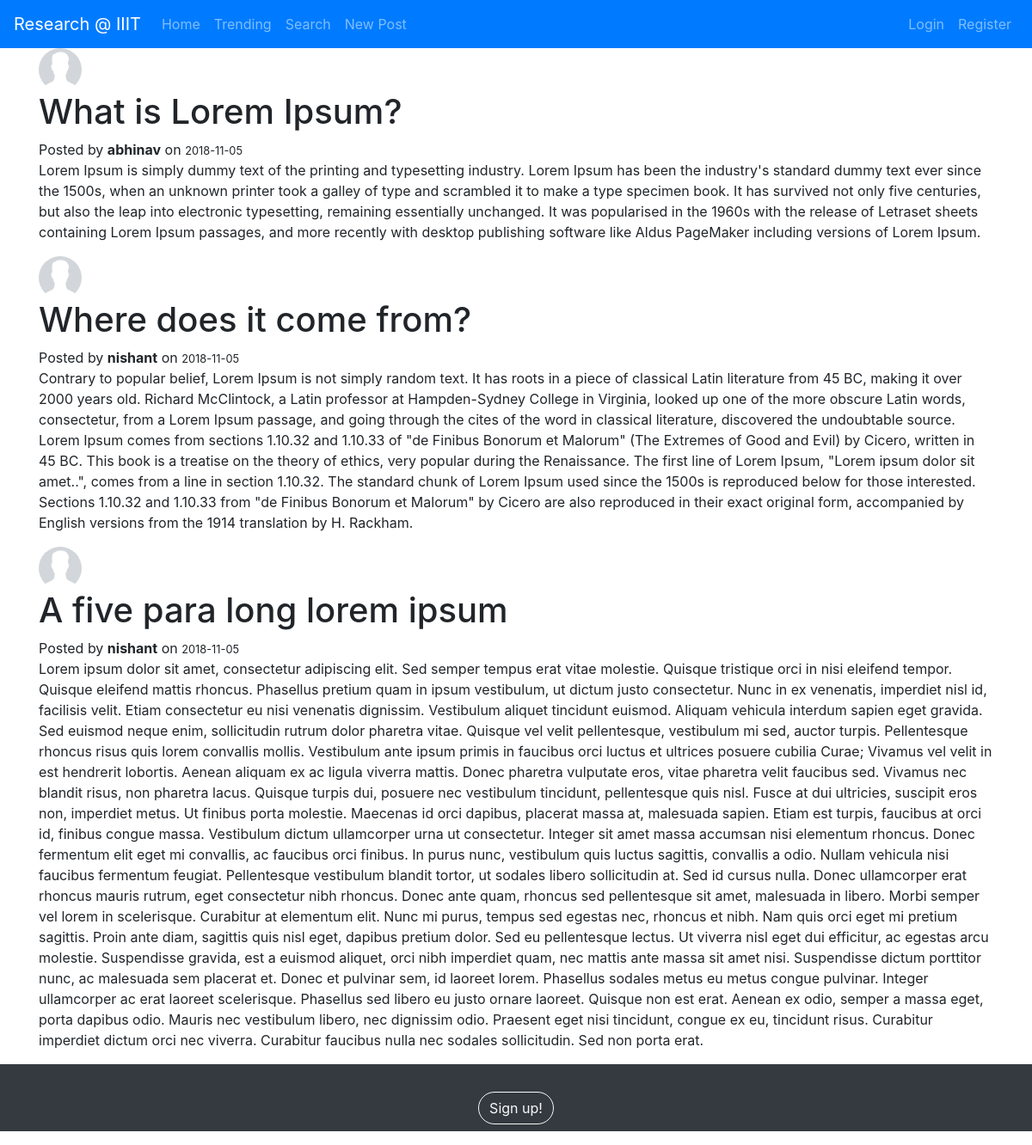
The page /posts on the database its author committed.
### iiit_research/models.py (models this page shows, shortened)
class Post(db.Model):
    id = db.Column(db.Integer, primary_key=True)
    title = db.Column(db.String(100), nullable=False)
    content = db.Column(db.Text, nullable=False)
    author_id = db.Column(db.Integer, db.ForeignKey('user.id'), nullable=False)
    created_at = db.Column(db.DateTime, nullable=False, default=datetime.utcnow)
    likes = db.relationship('Like', backref='post', lazy=True)
    like_count = db.Column(db.Integer, default=0)

class User(db.Model, UserMixin):
    id = db.Column(db.Integer, primary_key=True)
    name = db.Column(db.String(30), nullable=False)
    username = db.Column(db.String(20), unique=True, nullable=False)
    email = db.Column(db.String(120), unique=True, nullable=False)
    image_file = db.Column(db.String(20), nullable=False, default='default.jpg')
    password = db.Column(db.String(60), nullable=False)
    posts = db.relationship('Post', backref='author', lazy=True)

### iiit_research/routes.py (the view)
@app.route("/posts")
def post():
    posts = Post.query.all()
    return render_template('posts.html', posts=posts, title='Posts')

### iiit_research/templates/posts.html
{% extends "layout.html" %}
{% block content %}
{% for post in posts %}
<img class="rounded-circle" src="{{ url_for('static', filename='profile_pics/'+ post.author.image_file) }}" alt="profile picture" style="height:50px; width:50px;">
<h1>{{ post.title }}</h1>
Posted by <strong>{{ post.author.username }}</strong> on <small>{{ post.created_at.strftime('%Y-%m-%d') }}</small>
<p>{{ post.content }}</p>
{% endfor %}
{% endblock content %}

### iiit_research/templates/layout.html (shortened to what this page needs)
<!doctype html>
<html lang="en">
  <head>
    <link rel="stylesheet" href="https://maxcdn.bootstrapcdn.com/bootstrap/4.0.0/css/bootstrap.min.css">
    <link rel="stylesheet" href="{{ url_for('static', filename='main.css') }}">
  </head>
  <body>
    <nav class="navbar navbar-expand-lg navbar-dark bg-primary">
      <a class="navbar-brand" href="#">Research @ IIIT</a>
        <div class="navbar-nav mr-auto">
          <a class="nav-item nav-link" href="{{ url_for('home') }}">Home</a>
          <a class="nav-item nav-link" href="{{ url_for('post') }}">Trending</a>
          <a class="nav-item nav-link" href="{{ url_for('post') }}">Search</a>
          <a class="nav-item nav-link" href="{{ url_for('new_post') }}">New Post</a>
        </div>
        <div class="navbar-nav ml-auto">
          {% if current_user.is_authenticated %}
          <a class="nav-item nav-link" href="{{ url_for('logout') }}">Logout</a>
          <a class="nav-item nav-link" href="{{ url_for('account') }}">Account</a>
          {% else %}
          <a class="nav-item nav-link" href="{{ url_for('logout') }}">Login</a>
          <a class="nav-item nav-link" href="{{ url_for('register') }}">Register</a>
          {% endif %}
        </div>
    </nav>
    <div class="container">
        {% block content %}
        {% endblock %}
    </div>
  </body>
  <footer class="page-footer font-small bg-dark pt-4 bottom">
    <div class="container">
      <ul class="list-unstyled list-inline text-center py-2 text-light">
        <li class="list-inline-item">
          <a href="#!" class="btn btn-outline-light btn-rounded" style="border-radius: 22.5px">Sign up!</a>
        </li>
      </ul>
    </div>
  </footer>
</html>

### rows shown on the page
Post: image_file (placeholder picture), title "What is Lorem Ipsum?", author.username "abhinav", created_at "2018-11-05", content "Lorem Ipsum is simply dummy text of the printing and typesetting industry. Lorem Ipsum has been the industry's standard dummy text ever since the 1500s, when an unknown printer took a galley of type and scrambled it to make a type specimen book. It has survived not only five centuries, but also the leap into electronic typesetting, remaining essentially unchanged. It was popularised in the 1960s with the release of Letraset sheets containing Lorem Ipsum passages, and more recently with desktop publishing software like Aldus PageMaker including versions of Lorem Ipsum."
Post: image_file (placeholder picture), title "Where does it come from?", author.username "nishant", created_at "2018-11-05", content "Contrary to popular belief, Lorem Ipsum is not simply random text. It has roots in a piece of classical Latin literature from 45 BC, making it over 2000 years old. Richard McClintock, a Latin professor at Hampden-Sydney College in Virginia, looked up one of the more obscure Latin words, consectetur, from a Lorem Ipsum passage, and going through the cites of the word in classical literature, discovered the undoubtable source. Lorem Ipsum comes from sections 1.10.32 and 1.10.33 of \"de Finibus Bonorum et Malorum\" (The Extremes of Good and Evil) by Cicero, written in 45 BC. This book is a treatise on the theory of ethics, very popular during the Renaissance. The first line of Lorem Ipsum,…"
Post: image_file (placeholder picture), title "A five para long lorem ipsum", author.username "nishant", created_at "2018-11-05", content "Lorem ipsum dolor sit amet, consectetur adipiscing elit. Sed semper tempus erat vitae molestie. Quisque tristique orci in nisi eleifend tempor. Quisque eleifend mattis rhoncus. Phasellus pretium quam in ipsum vestibulum, ut dictum justo consectetur. Nunc in ex venenatis, imperdiet nisl id, facilisis velit. Etiam consectetur eu nisi venenatis dignissim. Vestibulum aliquet tincidunt euismod. Aliquam vehicula interdum sapien eget gravida. Sed euismod neque enim, sollicitudin rutrum dolor pharetra vitae. Quisque vel velit pellentesque, vestibulum mi sed, auctor turpis. Pellentesque rhoncus risus quis lorem convallis mollis. Vestibulum ante ipsum primis in faucibus orci luctus et ultrices…"
